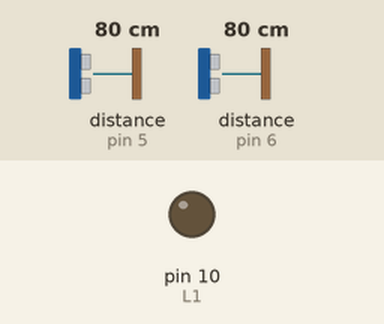
This sketch was run on a simulated Arduino Uno, built with avr-gcc and run on an emulated ATmega328P. Shown: output pins drawn as LEDs (lit = HIGH). The test bench sets the inputs (shaded band); at power-on: distance to the obstacle (sensors on pin 5, pin 6) 80 cm. The echo pulse lasts 58.3 µs per cm; pins used as bus, display or sensor lines are not drawn.

Above: at 1.3 s.
1.4 s: distance to the obstacle (sensor on pin 5) set to 54 cm
3.7 s: distance to the obstacle (sensor on pin 5) set to 46 cm
At 6.5 s:
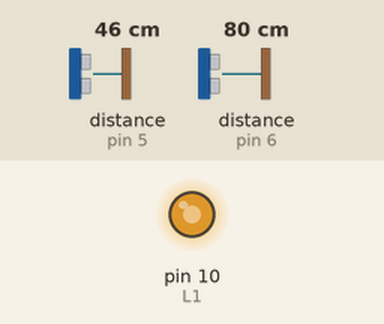
Timing chart, 0 to 8.0 s (numbered marks = the images above; inputs shaded):
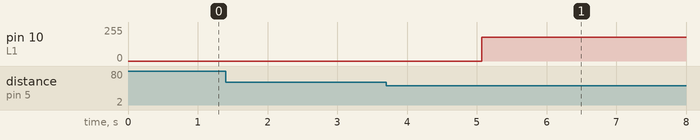

The sketch:

AnalogCodeFinal.ino
```cpp
#include <NewPing.h> // Define library for the sonars, NewPing was the library that perfomed the best for the project, besides, it has a max range for the sonars which helps it not tracking unwanted objects


const int Trig = 4; // Define Trigger pin for 1 Sonar
const int Echop = 5;  // Define Echo pin for 1 sonar
const int Trig1 = 7; // Define Trigger Pin for 2 Sonar
const int Echo1 = 6; // Define Echo Pin for 2 sonar
int R1 = 8; // Left Motor
int R2 = 9; // Left Motor
int L1 = 10; // Right Motor
int L2 = 11; // Right Motor
int DistanceParam = 4; // variable to compare the distance between the measurement of two sonars
int D1; // Variable placeholder to define sonar distance 1
int D2; // Variable placeholder to define sonar distance 2
int Relate; // Variable placeholder to define distance between distance of both sonars
int del = 500; // The delay of all functions
int vel = 180; // The velocity of the robot

NewPing ultrasonic(Trig, Echop, 50);
NewPing ultrasonic2(Trig1, Echo1, 50);
// create two objects for the sonars, so library functions can be used

void setup() {


}


void Turn_Left(){
  digitalWrite(R1, LOW);
  analogWrite(R2, vel);
  analogWrite(L1, vel);
  digitalWrite(L2, LOW);
  // make left wheel spin backwards and right wheel spin forward, so it turns left
}

void Turn_Right(){
  analogWrite(R1, vel);
  digitalWrite(R2, LOW);
  digitalWrite(L1, LOW);
  analogWrite(L2, vel);
  // make right wheel spin backwards and left wheel spin forward, so it turns right
}

//int Get_Filtered_Median(){
  //uint16_t CursedArray[sz] = {0,0,0,0,0};
  //int middle;


  //for(int i = 0; i < 5; i++){
    //CursedArray[i] = Sonar1.ping_cm();
  //}

  //KickSort<uint16_t>::quickSort(CursedArray, sz);

  //middle = CursedArray[2];

  //return middle;

// unused function that gets the median value from an array of measures of the sonars
// It solves the innacuracy and false positives in HCSR04 sonars


void loop() {

    D1 = ultrasonic.ping_cm();
    D2 = ultrasonic2.ping_cm();
    Relate = D1-D2;
    delay(del);
    // measures the distance between the two sonars and an object and calculate the difference between the measurements


  while (Relate > DistanceParam){
    Turn_Left();
    delay(del);
    D1 = ultrasonic.ping_cm();
    D2 = ultrasonic2.ping_cm();
    Relate = D1-D2;


  }
  // if the difference in distance between the right sonar and and the object and the left sonar and the object is more than DistanceParameter, I want it to turn right until the distance is lesser than DistanceParameter
  // If the distance between the left sonar and the right sonar is greater than the Parameter
  // Then the robot turn left until the distance is lesser than the param


  while (Relate < DistanceParam*-1){
    Turn_Right();

    delay(del);
    D1 = ultrasonic.ping_cm();
    D2 = ultrasonic2.ping_cm();
    Relate = D1-D2;


  }

  while (D1 == 0 && D2 == 0){
    D1 = ultrasonic.ping_cm();
    D2 = ultrasonic2.ping_cm();
    Relate = D1-D2;
    delay(del);


    digitalWrite(R1, LOW);
    digitalWrite(R2, LOW);
    digitalWrite(L1, LOW);
    digitalWrite(L2, LOW);

  }

  // if both measurements are 0, stop

  while (Relate > DistanceParam*-1 && Relate < DistanceParam){
    D1 = ultrasonic.ping_cm();
    D2 = ultrasonic2.ping_cm();
    Relate = D1-D2;
    delay(del);

    analogWrite(R1, vel);
    digitalWrite(R2, LOW);
    analogWrite(L1, vel);
    digitalWrite(L2, LOW);

  }
 // if the distance of the sonars are between both DistanceParameters, go forward

}
```

Measured:
- the behaviour switches between 51 and 50 cm on distance to the obstacle (sensor on pin 5) (found by bisection; images 0 and 1)
- after the input at 1.4 s, every drawn part: stays the same
- after the input at 3.7 s, pin 10 (L1): 0/255 → 180/255 after 1.4 s
